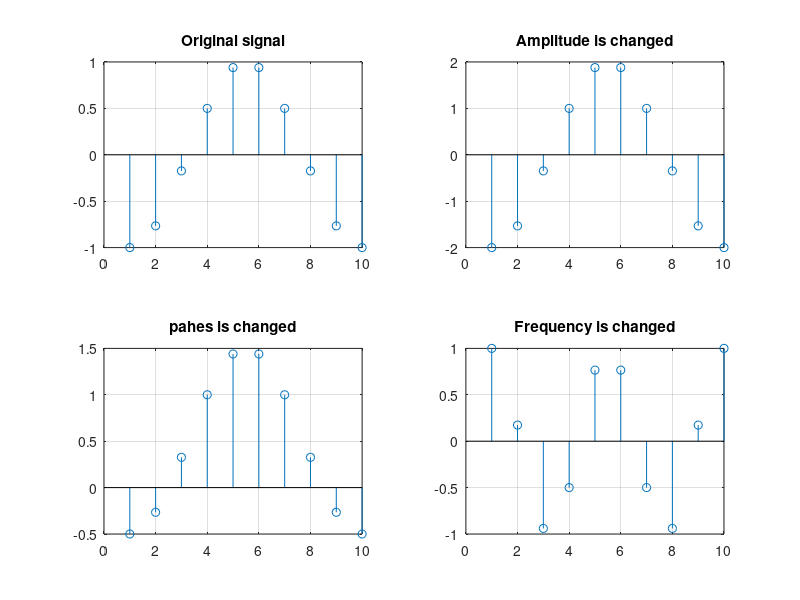

MATLAB code for this plot: (Note: this script raises an error after producing the figure.)
%%% No.1

t= linspace(0,15);
y=sin(t);
plot(t,y),grid on

t= linspace(0,15);
y1= sin(t);
y2= 2*sin(t);
y3= sin(t)+0.5;
y4= sin(4*t);


subplot(2,2,1)
plot(t,y1), grid on
title('original signal : sin(t)')

subplot(2,2,2)
plot(t,y2), grid on
title('Amplitude is changed : 2sin(t)')

subplot(2,2,3)
plot(t,y3), grid on
title('Phase is changed: sint(t)+0.5')

subplot(2,2,4)
plot(t,y4) , grid on
title('Frequency is changed : sint(4t)')

%%% No.2
n=linspace(-pi,pi,10)
y=cos(n);
stem(y) ,grid on

n=linspace(-pi,pi,10)
y1=cos(n);
y2=2*cos(n);
y3=cos(n)+0.5;
y4=cos(2*n);

subplot(2,2,1)
stem(y1),grid on
title('Original signal')

subplot(2,2,2)
stem(y2) ,grid on
title('Amplitude is changed')

subplot(2,2,3)
stem(y3),grid on
title('pahes is changed')

subplot(2,2,4)
stem(y4),grid on
title('Frequency is changed')


%%%NO.3
syms k x
a=symsum((.5)^k,k,0,inf)  
b=symsum((2)^k,k,0,5)

%%%NO.4
syms t
int(exp(t),t,-inf,0)

%%%NO.5
y= x^3
diff(y)

%%%NO.6
x=[3 2 1]
h= [2 1 3]
conv(x,h)

%%%No.7
syms n
x = (1/4)^n
ztrans(x)

%%%NO.8
Fs = 1000;                    % Sampling frequency
T = 1/Fs;                     % Sample time
L = 1000;                     % Length of signal
t = (0:L-1)*T;                % Time vector


% Sum of a 50 Hz sinusoid and a 120 Hz sinusoid

x = 0.7*sin(2*pi*50*t) + sin(2*pi*120*t); 
y = x + 2*randn(size(t));     % Sinusoids plus noise
plot(Fs*t(1:50),y(1:50))
title('Signal Corrupted with Zero-Mean Random Noise')
xlabel('time (milliseconds)')
NFFT = 2^nextpow2(L);          % Next power of 2 from length of y
Y = fft(y,NFFT)/L;
f = Fs/2*linspace(0,1,NFFT/2+1);


% Plot single-sided amplitude spectrum.

plot(f,2*abs(Y(1:NFFT/2+1))) 
title('Single-Sided Amplitude Spectrum of y(t)')
xlabel('Frequency (Hz)')
ylabel('|Y(f)|')
